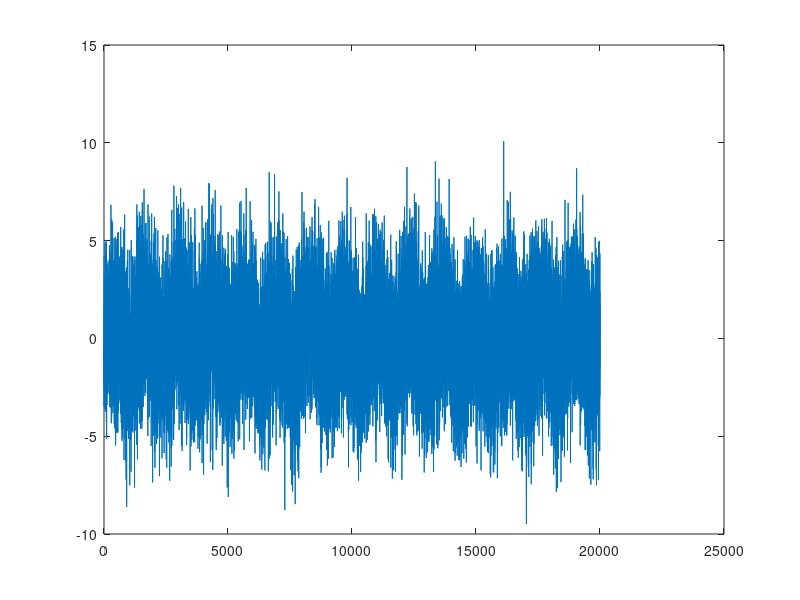

MATLAB code to generate this figure:
freq = 30;

times1 = 0:1/40000:.5;
d2 = ones(1,length(times1));
d2(1:2:end) = -1;

% d = 1.*rand(size(times1)).*rand(size(times1)).*d2;

% checkFreq = sin(2*pi*freq*times1) + d;

checkFreq = awgn(sin(2*pi*freq*times1),-10,'measured');

plot(checkFreq);